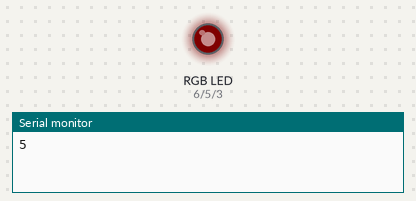
The sketch below on a simulated Arduino Uno, built with avr-gcc and run on an emulated ATmega328P. On the bench: an RGB LED mixed from three pins (HIGH = lit), the last lines printed to the serial monitor. Dim RGB values are drawn brighter than linear.

Above: at 0.1 s.
At 20.1 s:
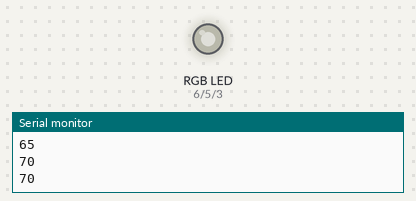
At 39.75 s:
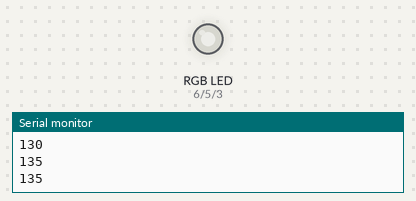
Timing chart, 0 to 40.0 s (numbered marks = the images above):
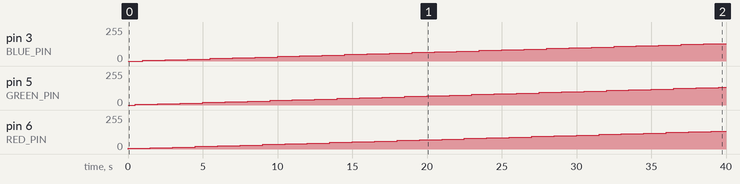

Measured:
- by itself, pin 3 (BLUE_PIN): moves from 0/255 to 130/255 over 37.5 s
- by itself, pin 5 (GREEN_PIN), pin 6 (RED_PIN): moves from 0/255 to 135/255 over 39.0 s

The sketch:

test.ino
```cpp
const int RED_PIN = 6;
const int GREEN_PIN = 5;
const int BLUE_PIN = 3;

void setup()
{
    Serial.begin(9600);
    pinMode(RED_PIN, OUTPUT);
    pinMode(GREEN_PIN, OUTPUT);
    pinMode(BLUE_PIN, OUTPUT);
}

// void loop()
// {
//     digitalWrite(RED_PIN, HIGH);
//     digitalWrite(GREEN_PIN, HIGH);
//     digitalWrite(BLUE_PIN, HIGH);
//     analogWrite(RED_PIN, 85);
//     delay(500);
//     analogWrite(GREEN_PIN, 85);
//     delay(500);
//     analogWrite(BLUE_PIN, 85);
// }

int valRed = 0;
int valGreen = 0;
int valBlue = 0;

void loop(){
    valRed = valRed + 5;
    analogWrite(RED_PIN, valRed);
    Serial.println(valRed);
    delay(500);
    valGreen = valGreen + 5;
    analogWrite(GREEN_PIN, valGreen);
    Serial.println(valGreen);
    delay(500);
    valBlue = valBlue + 5;
    analogWrite(BLUE_PIN, valBlue);
    Serial.println(valBlue);
    delay(500);
}
```
